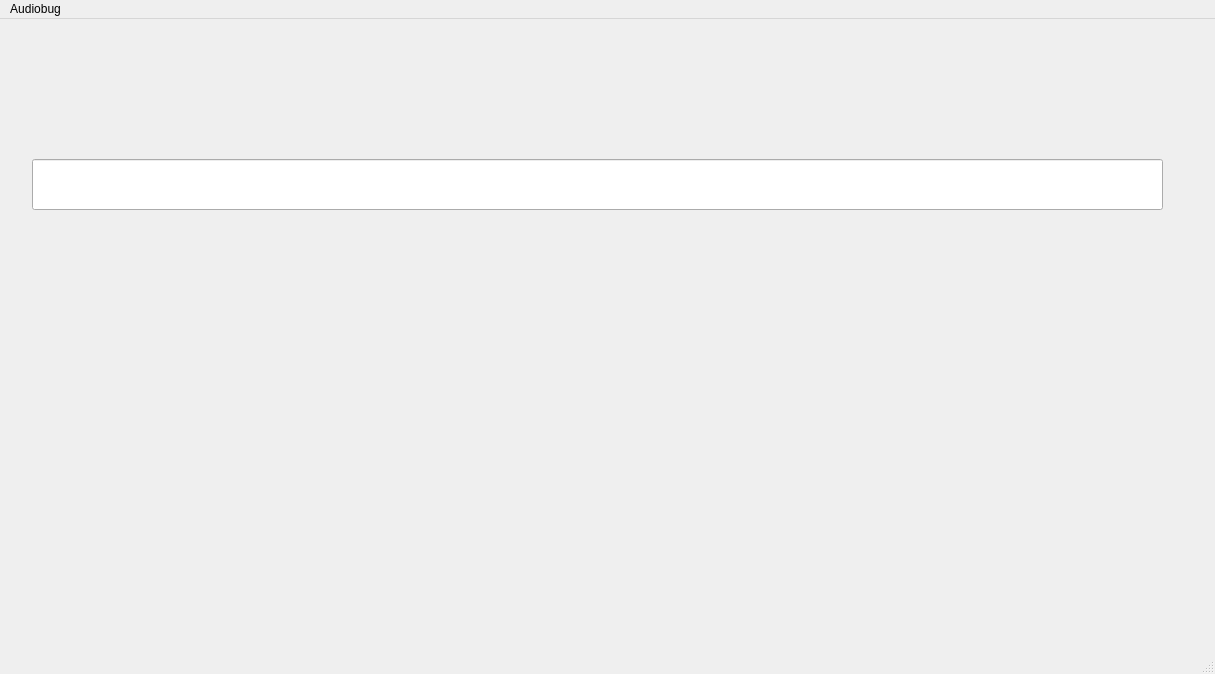
<?xml version="1.0" encoding="UTF-8"?>
<ui version="4.0">
 <class>MainWindow</class>
 <widget class="QMainWindow" name="MainWindow">
  <property name="geometry">
   <rect>
    <x>0</x>
    <y>0</y>
    <width>1215</width>
    <height>674</height>
   </rect>
  </property>
  <property name="windowTitle">
   <string>MainWindow</string>
  </property>
  <widget class="QWidget" name="centralwidget">
   <widget class="QLabel" name="label">
    <property name="geometry">
     <rect>
      <x>30</x>
      <y>230</y>
      <width>1141</width>
      <height>71</height>
     </rect>
    </property>
    <property name="font">
     <font>
      <family>Tw Cen MT</family>
      <pointsize>22</pointsize>
     </font>
    </property>
    <property name="text">
     <string/>
    </property>
   </widget>
   <widget class="QLineEdit" name="text_line">
    <property name="geometry">
     <rect>
      <x>32</x>
      <y>140</y>
      <width>1131</width>
      <height>51</height>
     </rect>
    </property>
    <property name="font">
     <font>
      <pointsize>22</pointsize>
     </font>
    </property>
    <property name="text">
     <string/>
    </property>
   </widget>
   <widget class="QLabel" name="melodyList">
    <property name="geometry">
     <rect>
      <x>530</x>
      <y>30</y>
      <width>361</width>
      <height>69</height>
     </rect>
    </property>
    <property name="font">
     <font>
      <pointsize>20</pointsize>
     </font>
    </property>
    <property name="text">
     <string/>
    </property>
   </widget>
  </widget>
  <widget class="QMenuBar" name="menubar">
   <property name="geometry">
    <rect>
     <x>0</x>
     <y>0</y>
     <width>1215</width>
     <height>26</height>
    </rect>
   </property>
   <widget class="QMenu" name="menuAudiobug">
    <property name="title">
     <string>Audiobug</string>
    </property>
   </widget>
   <addaction name="menuAudiobug"/>
  </widget>
  <widget class="QStatusBar" name="statusbar"/>
 </widget>
 <resources/>
 <connections/>
</ui>
